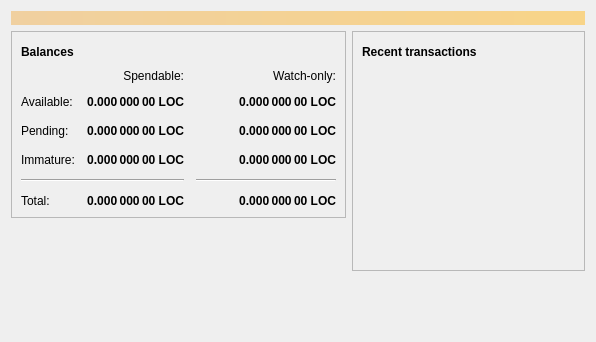
<?xml version="1.0" encoding="UTF-8"?>
<ui version="4.0">
 <class>OverviewPage</class>
 <widget class="QWidget" name="OverviewPage">
  <property name="geometry">
   <rect>
    <x>0</x>
    <y>0</y>
    <width>596</width>
    <height>342</height>
   </rect>
  </property>
  <property name="windowTitle">
   <string>Form</string>
  </property>
  <layout class="QVBoxLayout" name="topLayout">
   <item>
    <widget class="QLabel" name="labelAlerts">
     <property name="visible">
      <bool>false</bool>
     </property>
     <property name="styleSheet">
      <string notr="true">QLabel { background-color: qlineargradient(x1: 0, y1: 0, x2: 1, y2: 0, stop:0 #F0D0A0, stop:1 #F8D488); color:#000000; }</string>
     </property>
     <property name="wordWrap">
      <bool>true</bool>
     </property>
     <property name="margin">
      <number>3</number>
     </property>
     <property name="textInteractionFlags">
      <set>Qt::TextSelectableByMouse</set>
     </property>
    </widget>
   </item>
   <item>
    <layout class="QHBoxLayout" name="horizontalLayout" stretch="1,1">
     <item>
      <layout class="QVBoxLayout" name="verticalLayout_2">
       <item>
        <widget class="QFrame" name="frame">
         <property name="frameShape">
          <enum>QFrame::StyledPanel</enum>
         </property>
         <property name="frameShadow">
          <enum>QFrame::Raised</enum>
         </property>
         <layout class="QVBoxLayout" name="verticalLayout_4">
          <item>
           <layout class="QHBoxLayout" name="horizontalLayout_4">
            <item>
             <widget class="QLabel" name="label_5">
              <property name="font">
               <font>
                <weight>75</weight>
                <bold>true</bold>
               </font>
              </property>
              <property name="text">
               <string>Balances</string>
              </property>
             </widget>
            </item>
            <item>
             <widget class="QPushButton" name="labelWalletStatus">
              <property name="enabled">
               <bool>true</bool>
              </property>
              <property name="maximumSize">
               <size>
                <width>30</width>
                <height>16777215</height>
               </size>
              </property>
              <property name="toolTip">
               <string>The displayed information may be out of date. Your wallet automatically synchronizes with the Lyokocoin network after a connection is established, but this process has not completed yet.</string>
              </property>
              <property name="text">
               <string/>
              </property>
              <property name="icon">
               <iconset resource="../lyokocoin.qrc">
                <normaloff>:/icons/warning</normaloff>
                <disabledoff>:/icons/warning</disabledoff>:/icons/warning</iconset>
              </property>
              <property name="iconSize">
               <size>
                <width>24</width>
                <height>24</height>
               </size>
              </property>
              <property name="flat">
               <bool>true</bool>
              </property>
             </widget>
            </item>
            <item>
             <spacer name="horizontalSpacer_3">
              <property name="orientation">
               <enum>Qt::Horizontal</enum>
              </property>
              <property name="sizeHint" stdset="0">
               <size>
                <width>40</width>
                <height>20</height>
               </size>
              </property>
             </spacer>
            </item>
           </layout>
          </item>
          <item>
           <layout class="QGridLayout" name="gridLayout">
            <property name="spacing">
             <number>12</number>
            </property>
            <item row="2" column="2">
             <widget class="QLabel" name="labelWatchPending">
              <property name="font">
               <font>
                <weight>75</weight>
                <bold>true</bold>
               </font>
              </property>
              <property name="cursor">
               <cursorShape>IBeamCursor</cursorShape>
              </property>
              <property name="toolTip">
               <string>Unconfirmed transactions to watch-only addresses</string>
              </property>
              <property name="text">
               <string notr="true">0.000 000 00 LOC</string>
              </property>
              <property name="alignment">
               <set>Qt::AlignRight|Qt::AlignTrailing|Qt::AlignVCenter</set>
              </property>
              <property name="textInteractionFlags">
               <set>Qt::LinksAccessibleByMouse|Qt::TextSelectableByKeyboard|Qt::TextSelectableByMouse</set>
              </property>
             </widget>
            </item>
            <item row="2" column="1">
             <widget class="QLabel" name="labelUnconfirmed">
              <property name="font">
               <font>
                <weight>75</weight>
                <bold>true</bold>
               </font>
              </property>
              <property name="cursor">
               <cursorShape>IBeamCursor</cursorShape>
              </property>
              <property name="toolTip">
               <string>Total of transactions that have yet to be confirmed, and do not yet count toward the spendable balance</string>
              </property>
              <property name="text">
               <string notr="true">0.000 000 00 LOC</string>
              </property>
              <property name="alignment">
               <set>Qt::AlignRight|Qt::AlignTrailing|Qt::AlignVCenter</set>
              </property>
              <property name="textInteractionFlags">
               <set>Qt::LinksAccessibleByMouse|Qt::TextSelectableByKeyboard|Qt::TextSelectableByMouse</set>
              </property>
             </widget>
            </item>
            <item row="3" column="2">
             <widget class="QLabel" name="labelWatchImmature">
              <property name="font">
               <font>
                <weight>75</weight>
                <bold>true</bold>
               </font>
              </property>
              <property name="cursor">
               <cursorShape>IBeamCursor</cursorShape>
              </property>
              <property name="toolTip">
               <string>Mined balance in watch-only addresses that has not yet matured</string>
              </property>
              <property name="text">
               <string notr="true">0.000 000 00 LOC</string>
              </property>
              <property name="alignment">
               <set>Qt::AlignRight|Qt::AlignTrailing|Qt::AlignVCenter</set>
              </property>
              <property name="textInteractionFlags">
               <set>Qt::LinksAccessibleByMouse|Qt::TextSelectableByKeyboard|Qt::TextSelectableByMouse</set>
              </property>
             </widget>
            </item>
            <item row="4" column="0" colspan="2">
             <widget class="Line" name="line">
              <property name="orientation">
               <enum>Qt::Horizontal</enum>
              </property>
             </widget>
            </item>
            <item row="4" column="2">
             <widget class="Line" name="lineWatchBalance">
              <property name="sizePolicy">
               <sizepolicy hsizetype="Preferred" vsizetype="Fixed">
                <horstretch>0</horstretch>
                <verstretch>0</verstretch>
               </sizepolicy>
              </property>
              <property name="minimumSize">
               <size>
                <width>140</width>
                <height>0</height>
               </size>
              </property>
              <property name="orientation">
               <enum>Qt::Horizontal</enum>
              </property>
             </widget>
            </item>
            <item row="5" column="0">
             <widget class="QLabel" name="labelTotalText">
              <property name="text">
               <string>Total:</string>
              </property>
             </widget>
            </item>
            <item row="3" column="1">
             <widget class="QLabel" name="labelImmature">
              <property name="font">
               <font>
                <weight>75</weight>
                <bold>true</bold>
               </font>
              </property>
              <property name="cursor">
               <cursorShape>IBeamCursor</cursorShape>
              </property>
              <property name="toolTip">
               <string>Mined balance that has not yet matured</string>
              </property>
              <property name="text">
               <string notr="true">0.000 000 00 LOC</string>
              </property>
              <property name="alignment">
               <set>Qt::AlignRight|Qt::AlignTrailing|Qt::AlignVCenter</set>
              </property>
              <property name="textInteractionFlags">
               <set>Qt::LinksAccessibleByMouse|Qt::TextSelectableByKeyboard|Qt::TextSelectableByMouse</set>
              </property>
             </widget>
            </item>
            <item row="2" column="3">
             <spacer name="horizontalSpacer_2">
              <property name="orientation">
               <enum>Qt::Horizontal</enum>
              </property>
              <property name="sizeHint" stdset="0">
               <size>
                <width>40</width>
                <height>20</height>
               </size>
              </property>
             </spacer>
            </item>
            <item row="3" column="0">
             <widget class="QLabel" name="labelImmatureText">
              <property name="text">
               <string>Immature:</string>
              </property>
             </widget>
            </item>
            <item row="5" column="1">
             <widget class="QLabel" name="labelTotal">
              <property name="font">
               <font>
                <weight>75</weight>
                <bold>true</bold>
               </font>
              </property>
              <property name="cursor">
               <cursorShape>IBeamCursor</cursorShape>
              </property>
              <property name="toolTip">
               <string>Your current total balance</string>
              </property>
              <property name="text">
               <string notr="true">0.000 000 00 LOC</string>
              </property>
              <property name="alignment">
               <set>Qt::AlignRight|Qt::AlignTrailing|Qt::AlignVCenter</set>
              </property>
              <property name="textInteractionFlags">
               <set>Qt::LinksAccessibleByMouse|Qt::TextSelectableByKeyboard|Qt::TextSelectableByMouse</set>
              </property>
             </widget>
            </item>
            <item row="5" column="2">
             <widget class="QLabel" name="labelWatchTotal">
              <property name="font">
               <font>
                <weight>75</weight>
                <bold>true</bold>
               </font>
              </property>
              <property name="cursor">
               <cursorShape>IBeamCursor</cursorShape>
              </property>
              <property name="toolTip">
               <string>Current total balance in watch-only addresses</string>
              </property>
              <property name="text">
               <string notr="true">0.000 000 00 LOC</string>
              </property>
              <property name="alignment">
               <set>Qt::AlignRight|Qt::AlignTrailing|Qt::AlignVCenter</set>
              </property>
              <property name="textInteractionFlags">
               <set>Qt::LinksAccessibleByMouse|Qt::TextSelectableByKeyboard|Qt::TextSelectableByMouse</set>
              </property>
             </widget>
            </item>
            <item row="0" column="2">
             <widget class="QLabel" name="labelWatchonly">
              <property name="text">
               <string>Watch-only:</string>
              </property>
              <property name="alignment">
               <set>Qt::AlignRight|Qt::AlignTrailing|Qt::AlignVCenter</set>
              </property>
             </widget>
            </item>
            <item row="1" column="0">
             <widget class="QLabel" name="labelBalanceText">
              <property name="text">
               <string>Available:</string>
              </property>
             </widget>
            </item>
            <item row="1" column="1">
             <widget class="QLabel" name="labelBalance">
              <property name="font">
               <font>
                <weight>75</weight>
                <bold>true</bold>
               </font>
              </property>
              <property name="cursor">
               <cursorShape>IBeamCursor</cursorShape>
              </property>
              <property name="toolTip">
               <string>Your current spendable balance</string>
              </property>
              <property name="text">
               <string notr="true">0.000 000 00 LOC</string>
              </property>
              <property name="alignment">
               <set>Qt::AlignRight|Qt::AlignTrailing|Qt::AlignVCenter</set>
              </property>
              <property name="textInteractionFlags">
               <set>Qt::LinksAccessibleByMouse|Qt::TextSelectableByKeyboard|Qt::TextSelectableByMouse</set>
              </property>
             </widget>
            </item>
            <item row="1" column="2">
             <widget class="QLabel" name="labelWatchAvailable">
              <property name="font">
               <font>
                <weight>75</weight>
                <bold>true</bold>
               </font>
              </property>
              <property name="cursor">
               <cursorShape>IBeamCursor</cursorShape>
              </property>
              <property name="toolTip">
               <string>Your current balance in watch-only addresses</string>
              </property>
              <property name="text">
               <string notr="true">0.000 000 00 LOC</string>
              </property>
              <property name="alignment">
               <set>Qt::AlignRight|Qt::AlignTrailing|Qt::AlignVCenter</set>
              </property>
              <property name="textInteractionFlags">
               <set>Qt::LinksAccessibleByMouse|Qt::TextSelectableByKeyboard|Qt::TextSelectableByMouse</set>
              </property>
             </widget>
            </item>
            <item row="2" column="0">
             <widget class="QLabel" name="labelPendingText">
              <property name="text">
               <string>Pending:</string>
              </property>
             </widget>
            </item>
            <item row="0" column="1">
             <widget class="QLabel" name="labelSpendable">
              <property name="text">
               <string>Spendable:</string>
              </property>
              <property name="alignment">
               <set>Qt::AlignRight|Qt::AlignTrailing|Qt::AlignVCenter</set>
              </property>
             </widget>
            </item>
           </layout>
          </item>
         </layout>
        </widget>
       </item>
       <item>
        <spacer name="verticalSpacer">
         <property name="orientation">
          <enum>Qt::Vertical</enum>
         </property>
         <property name="sizeHint" stdset="0">
          <size>
           <width>20</width>
           <height>40</height>
          </size>
         </property>
        </spacer>
       </item>
      </layout>
     </item>
     <item>
      <layout class="QVBoxLayout" name="verticalLayout_3">
       <item>
        <widget class="QFrame" name="frame_2">
         <property name="frameShape">
          <enum>QFrame::StyledPanel</enum>
         </property>
         <property name="frameShadow">
          <enum>QFrame::Raised</enum>
         </property>
         <layout class="QVBoxLayout" name="verticalLayout">
          <item>
           <layout class="QHBoxLayout" name="horizontalLayout_2">
            <item>
             <widget class="QLabel" name="label_4">
              <property name="font">
               <font>
                <weight>75</weight>
                <bold>true</bold>
               </font>
              </property>
              <property name="text">
               <string>Recent transactions</string>
              </property>
             </widget>
            </item>
            <item>
             <widget class="QPushButton" name="labelTransactionsStatus">
              <property name="enabled">
               <bool>true</bool>
              </property>
              <property name="maximumSize">
               <size>
                <width>30</width>
                <height>16777215</height>
               </size>
              </property>
              <property name="toolTip">
               <string>The displayed information may be out of date. Your wallet automatically synchronizes with the Lyokocoin network after a connection is established, but this process has not completed yet.</string>
              </property>
              <property name="text">
               <string/>
              </property>
              <property name="icon">
               <iconset resource="../lyokocoin.qrc">
                <normaloff>:/icons/warning</normaloff>
                <disabledoff>:/icons/warning</disabledoff>:/icons/warning</iconset>
              </property>
              <property name="iconSize">
               <size>
                <width>24</width>
                <height>24</height>
               </size>
              </property>
              <property name="flat">
               <bool>true</bool>
              </property>
             </widget>
            </item>
            <item>
             <spacer name="horizontalSpacer">
              <property name="orientation">
               <enum>Qt::Horizontal</enum>
              </property>
              <property name="sizeHint" stdset="0">
               <size>
                <width>40</width>
                <height>20</height>
               </size>
              </property>
             </spacer>
            </item>
           </layout>
          </item>
          <item>
           <widget class="QListView" name="listTransactions">
            <property name="styleSheet">
             <string notr="true">QListView { background: transparent; }</string>
            </property>
            <property name="frameShape">
             <enum>QFrame::NoFrame</enum>
            </property>
            <property name="verticalScrollBarPolicy">
             <enum>Qt::ScrollBarAlwaysOff</enum>
            </property>
            <property name="horizontalScrollBarPolicy">
             <enum>Qt::ScrollBarAlwaysOff</enum>
            </property>
            <property name="selectionMode">
             <enum>QAbstractItemView::NoSelection</enum>
            </property>
           </widget>
          </item>
         </layout>
        </widget>
       </item>
       <item>
        <spacer name="verticalSpacer_2">
         <property name="orientation">
          <enum>Qt::Vertical</enum>
         </property>
         <property name="sizeHint" stdset="0">
          <size>
           <width>20</width>
           <height>40</height>
          </size>
         </property>
        </spacer>
       </item>
      </layout>
     </item>
    </layout>
   </item>
  </layout>
 </widget>
 <resources/>
 <connections/>
</ui>
